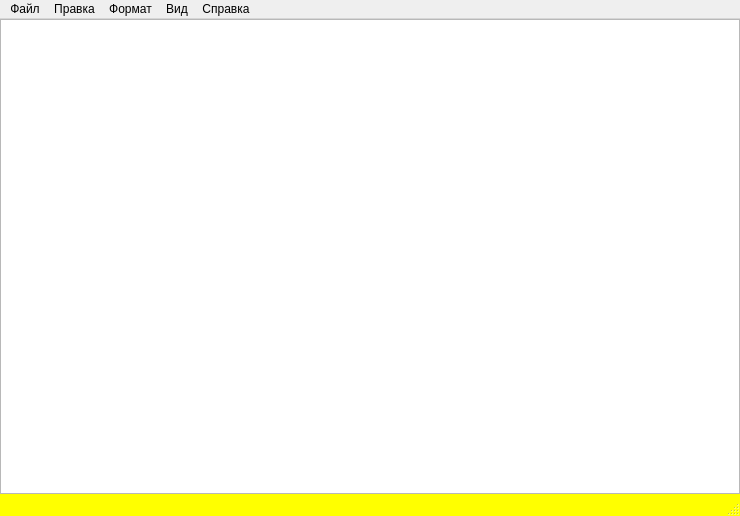
<?xml version="1.0" encoding="UTF-8"?>
<ui version="4.0">
 <class>MainWindow</class>
 <widget class="QMainWindow" name="MainWindow">
  <property name="geometry">
   <rect>
    <x>0</x>
    <y>0</y>
    <width>740</width>
    <height>516</height>
   </rect>
  </property>
  <property name="palette">
   <palette>
    <active>
     <colorrole role="WindowText">
      <brush brushstyle="SolidPattern">
       <color alpha="255">
        <red>170</red>
        <green>0</green>
        <blue>0</blue>
       </color>
      </brush>
     </colorrole>
     <colorrole role="Base">
      <brush brushstyle="SolidPattern">
       <color alpha="255">
        <red>255</red>
        <green>255</green>
        <blue>255</blue>
       </color>
      </brush>
     </colorrole>
     <colorrole role="Window">
      <brush brushstyle="SolidPattern">
       <color alpha="255">
        <red>255</red>
        <green>255</green>
        <blue>0</blue>
       </color>
      </brush>
     </colorrole>
    </active>
    <inactive>
     <colorrole role="WindowText">
      <brush brushstyle="SolidPattern">
       <color alpha="255">
        <red>170</red>
        <green>0</green>
        <blue>0</blue>
       </color>
      </brush>
     </colorrole>
     <colorrole role="Base">
      <brush brushstyle="SolidPattern">
       <color alpha="255">
        <red>255</red>
        <green>255</green>
        <blue>255</blue>
       </color>
      </brush>
     </colorrole>
     <colorrole role="Window">
      <brush brushstyle="SolidPattern">
       <color alpha="255">
        <red>255</red>
        <green>255</green>
        <blue>0</blue>
       </color>
      </brush>
     </colorrole>
    </inactive>
    <disabled>
     <colorrole role="WindowText">
      <brush brushstyle="SolidPattern">
       <color alpha="255">
        <red>120</red>
        <green>120</green>
        <blue>120</blue>
       </color>
      </brush>
     </colorrole>
     <colorrole role="Base">
      <brush brushstyle="SolidPattern">
       <color alpha="255">
        <red>255</red>
        <green>255</green>
        <blue>0</blue>
       </color>
      </brush>
     </colorrole>
     <colorrole role="Window">
      <brush brushstyle="SolidPattern">
       <color alpha="255">
        <red>255</red>
        <green>255</green>
        <blue>0</blue>
       </color>
      </brush>
     </colorrole>
    </disabled>
   </palette>
  </property>
  <property name="cursor">
   <cursorShape>IBeamCursor</cursorShape>
  </property>
  <property name="acceptDrops">
   <bool>false</bool>
  </property>
  <property name="windowTitle">
   <string>MainWindow</string>
  </property>
  <property name="styleSheet">
   <string notr="true">centralWidget{
	color: rgb(255, 0, 0);
}</string>
  </property>
  <widget class="QWidget" name="centralWidget">
   <layout class="QVBoxLayout" name="verticalLayout">
    <property name="spacing">
     <number>0</number>
    </property>
    <property name="leftMargin">
     <number>0</number>
    </property>
    <property name="topMargin">
     <number>0</number>
    </property>
    <property name="rightMargin">
     <number>0</number>
    </property>
    <property name="bottomMargin">
     <number>0</number>
    </property>
    <item>
     <widget class="QTextEdit" name="textEdit">
      <property name="sizeAdjustPolicy">
       <enum>QAbstractScrollArea::AdjustIgnored</enum>
      </property>
      <property name="lineWrapMode">
       <enum>QTextEdit::FixedColumnWidth</enum>
      </property>
      <property name="lineWrapColumnOrWidth">
       <number>1024</number>
      </property>
     </widget>
    </item>
   </layout>
  </widget>
  <widget class="QMenuBar" name="menuBar">
   <property name="geometry">
    <rect>
     <x>0</x>
     <y>0</y>
     <width>740</width>
     <height>20</height>
    </rect>
   </property>
   <widget class="QMenu" name="menu_file">
    <property name="title">
     <string>Файл</string>
    </property>
    <addaction name="Menu_Create"/>
    <addaction name="Menu_Create_New_Window"/>
    <addaction name="Menu_Open"/>
    <addaction name="Menu_Save"/>
    <addaction name="Menu_Save_As"/>
    <addaction name="separator"/>
    <addaction name="Menu_Exit"/>
   </widget>
   <widget class="QMenu" name="menu_format">
    <property name="title">
     <string>Формат</string>
    </property>
    <addaction name="Menu_Fonts"/>
   </widget>
   <widget class="QMenu" name="menu_view">
    <property name="title">
     <string>Вид</string>
    </property>
    <widget class="QMenu" name="menu_theme">
     <property name="title">
      <string>Тема</string>
     </property>
     <addaction name="Menu_Set_Black_Theme"/>
     <addaction name="Menu_Set_White_Theme"/>
    </widget>
    <addaction name="menu_theme"/>
    <addaction name="Menu_State_String_Visible_Change"/>
   </widget>
   <widget class="QMenu" name="menu">
    <property name="title">
     <string>Справка</string>
    </property>
    <addaction name="Menu_About"/>
   </widget>
   <widget class="QMenu" name="menu_2">
    <property name="title">
     <string>Правка</string>
    </property>
    <addaction name="Menu_Redo"/>
    <addaction name="separator"/>
    <addaction name="Menu_Cut"/>
    <addaction name="Menu_Copy"/>
    <addaction name="Menu_Paste"/>
    <addaction name="Menu_Remove"/>
    <addaction name="separator"/>
    <addaction name="Menu_Search_By_Bing"/>
    <addaction name="Menu_Search"/>
    <addaction name="Menu_Search_Further"/>
    <addaction name="Menu_Search_Previously"/>
    <addaction name="Menu_Go_To"/>
    <addaction name="separator"/>
    <addaction name="Menu_Select_All"/>
    <addaction name="Menu_DateTime"/>
   </widget>
   <addaction name="menu_file"/>
   <addaction name="menu_2"/>
   <addaction name="menu_format"/>
   <addaction name="menu_view"/>
   <addaction name="menu"/>
  </widget>
  <widget class="QStatusBar" name="statusBar"/>
  <action name="Menu_Create">
   <property name="text">
    <string>Создать</string>
   </property>
   <property name="shortcut">
    <string>Ctrl+N</string>
   </property>
  </action>
  <action name="Menu_Open">
   <property name="text">
    <string>Открыть</string>
   </property>
   <property name="shortcut">
    <string>Ctrl+O</string>
   </property>
  </action>
  <action name="Menu_Save">
   <property name="text">
    <string>Сохранить</string>
   </property>
   <property name="shortcut">
    <string>Ctrl+S</string>
   </property>
  </action>
  <action name="Menu_Save_As">
   <property name="text">
    <string>Сохранить Как</string>
   </property>
   <property name="shortcut">
    <string>Ctrl+Shift+S</string>
   </property>
  </action>
  <action name="Menu_Exit">
   <property name="text">
    <string>Выйти</string>
   </property>
   <property name="shortcut">
    <string>Esc</string>
   </property>
  </action>
  <action name="Menu_Fonts">
   <property name="text">
    <string>Шрифт</string>
   </property>
   <property name="shortcut">
    <string>Ctrl+Shift+F</string>
   </property>
   <property name="shortcutContext">
    <enum>Qt::WindowShortcut</enum>
   </property>
  </action>
  <action name="Menu_State_String_Visible_Change">
   <property name="checkable">
    <bool>true</bool>
   </property>
   <property name="checked">
    <bool>true</bool>
   </property>
   <property name="text">
    <string>Строка Состояния</string>
   </property>
  </action>
  <action name="Menu_Set_Black_Theme">
   <property name="text">
    <string>Тёмная</string>
   </property>
   <property name="shortcut">
    <string>Ctrl+1</string>
   </property>
  </action>
  <action name="Menu_Set_White_Theme">
   <property name="text">
    <string>Светлая</string>
   </property>
   <property name="shortcut">
    <string>Ctrl+2</string>
   </property>
  </action>
  <action name="Menu_Create_New_Window">
   <property name="text">
    <string>Новое окно</string>
   </property>
   <property name="shortcut">
    <string>Ctrl+Shift+N</string>
   </property>
  </action>
  <action name="Menu_About">
   <property name="text">
    <string>О программе</string>
   </property>
  </action>
  <action name="Menu_Redo">
   <property name="text">
    <string>Отменить</string>
   </property>
   <property name="shortcut">
    <string>Ctrl+Z</string>
   </property>
  </action>
  <action name="Menu_Cut">
   <property name="text">
    <string>Вырезать</string>
   </property>
   <property name="shortcut">
    <string>Ctrl+X</string>
   </property>
  </action>
  <action name="Menu_Copy">
   <property name="text">
    <string>Копировать</string>
   </property>
   <property name="shortcut">
    <string>Ctrl+C</string>
   </property>
  </action>
  <action name="Menu_Paste">
   <property name="text">
    <string>Вставить</string>
   </property>
   <property name="shortcut">
    <string>Ctrl+V</string>
   </property>
  </action>
  <action name="Menu_Remove">
   <property name="text">
    <string>Удалить</string>
   </property>
   <property name="shortcut">
    <string>Del</string>
   </property>
  </action>
  <action name="Menu_Search_By_Bing">
   <property name="text">
    <string>Поиск с помощью Bing</string>
   </property>
   <property name="shortcut">
    <string>Ctrl+E</string>
   </property>
  </action>
  <action name="Menu_Search">
   <property name="text">
    <string>Найти...</string>
   </property>
   <property name="shortcut">
    <string>Ctrl+F</string>
   </property>
   <property name="shortcutContext">
    <enum>Qt::ApplicationShortcut</enum>
   </property>
  </action>
  <action name="Menu_Search_Further">
   <property name="text">
    <string>Найти далее</string>
   </property>
   <property name="shortcut">
    <string>F3</string>
   </property>
  </action>
  <action name="Menu_Search_Previously">
   <property name="text">
    <string>Найти ранее</string>
   </property>
   <property name="shortcut">
    <string>Shift+F3</string>
   </property>
  </action>
  <action name="Menu_Go_To">
   <property name="text">
    <string>Перейти</string>
   </property>
   <property name="shortcut">
    <string>Ctrl+G</string>
   </property>
  </action>
  <action name="Menu_Select_All">
   <property name="text">
    <string>Выделить всё</string>
   </property>
   <property name="shortcut">
    <string>Ctrl+A</string>
   </property>
  </action>
  <action name="Menu_DateTime">
   <property name="text">
    <string>Время и дата</string>
   </property>
   <property name="shortcut">
    <string>F5</string>
   </property>
  </action>
 </widget>
 <layoutdefault spacing="6" margin="11"/>
 <resources/>
 <connections/>
</ui>
